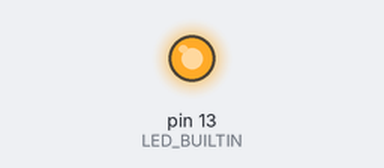
Simulated run of this sketch. Board: Arduino Uno, built with avr-gcc and run on an emulated ATmega328P. On the bench: output pins drawn as LEDs (lit = HIGH).

Above: at 0.1 s.
At 6.7 s:
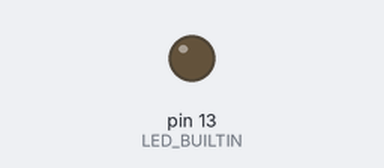
Timing chart, 0 to 7.0 s (numbered marks = the images above):
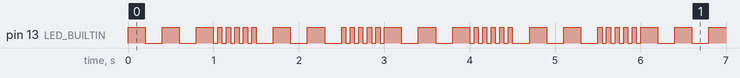

The sketch:

Ts003BlinkLedStatus.ino
```cpp
/*
  Blink met Led_status Bool variabele.
*/
#define FALSE  0
#define TRUE   1


// Declareer geheugen voor een variabele
// De bool is een echte digitale variabele en kan alleen TRUE (1) of FALSE (0) aannemen.
bool Led_Status = FALSE; // Declareer Led_Status en initialiseer die gelijk op FALSE
// Een opdracht in 'C' wordt afgesloten met een puntcomma ';'


// Reserveer geheugen voor een variabele en geef het een naam.
byte byteTeller = 0; // maak de varuiabele aan en zet de waarde op nul.
// Een byte is 8 bit lang en kan daardoor 256 waarden aannemen (2^8) van 0 tot 255.


// the setup function runs once when you press reset or power the board
void setup() {
  // initialize digital pin LED_BUILTIN as an output.
  pinMode(LED_BUILTIN, OUTPUT);
}

// the loop function runs over and over again forever
void loop()
{
  digitalWrite(LED_BUILTIN, !Led_Status);   // turn the LED on (HIGH is the voltage level)
  if (byteTeller < 5 )
  {
    delay(200);                       // wait for a second
  }
  else
  {
    delay(50);                       // wait for a second
  }
  byteTeller = byteTeller + 1;

  if(byteTeller == 15)
    byteTeller = 0;
  Led_Status = !Led_Status;
}
```

Measured:
- by itself, pin 13 (LED_BUILTIN): moves between LOW and HIGH, repeating every 3.0 s
